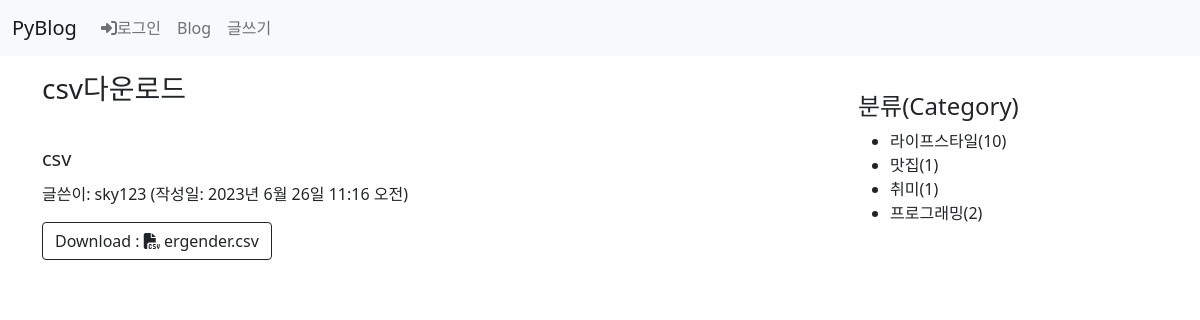
/blog/18/, run on the app's committed database.
### blog/models.py (models this page shows, shortened)
class Category(models.Model):
    name = models.CharField(max_length=50, unique=True)
    slug = models.SlugField(max_length=50, unique=True,
        allow_unicode =True)
    class Meta:
        ordering = ['name'] # 이름순 정렬
        verbose_name = 'category'
        verbose_name_plural = 'categories'

class Post(models.Model):
    author = models.ForeignKey(User, on_delete=models.CASCADE)
    title = models.CharField(max_length=100)  #제목
    content = models.TextField()              #내용
    pub_date = models.DateTimeField()         #발행일
    modify_date = models.DateTimeField(null=True, blank=True) #입력 폼이 비어도 됨
    photo = models.ImageField(upload_to='blog/images/%Y/%m/%d/',
                    null=True, blank=True)  #null 허용, 이미지 파일을 첨부하지 않을수 있음
    file = models.FileField(upload_to='blog/files/%Y/%m/%d/',
                    null=True, blank=True )
    category = models.ForeignKey(Category, null=True, blank=True,
                                 on_delete=models.SET_NULL)
    def get_file_name(self):
        return os.path.basename(self.file.name)
    def get_file_ext(self):
        return self.get_file_name().split('.')[-1]

### blog/views.py (the view)
# urls.py: path('<int:post_id>/', views.detail, name='detail'), #상세 페이지
def detail(request, post_id):
    post = Post.objects.get(id=post_id)
    categories = Category.objects.all()  # 카테고리전체검색
    context = {'post': post, 'categories':categories}
    return render(request, 'blog/detail.html', context)

### templates/blog/detail.html (shortened to what this page needs)
{% extends 'base.html' %}
{% block content %}
<div class="container my-3">
   <section>
       <aside id = "category">
            <h4>분류(Category)</h4>
            <div>
                <ul>
                    {% for category in categories %}
                        <li>{{ category.name }}({{ category.post_set.count }})</li>
                    {% endfor %}
                </ul>
            </div>
        </aside>
    </section>
    <h3>{{ post.title }}</h3>
    <h5 style="white-space: pre-line; line-height: 1.5">
        {{ post.content }}
    </h5>
    <p>글쓴이: {{ post.author }} (작성일: {{ post.pub_date }})</p>
    {% if post.file %}
    <p>
        <a href="{{ post.file.url }}" class="btn btn-outline-dark">
            Download :
            {% if post.get_file_ext == 'csv' %}
                <i class="fa-solid fa-file-csv"> </i>
            {% elif post.get_file_ext == 'xlsx' or  post.get_file_ext == 'xls' %}
                <i class="fa-solid fa-file-excel"> </i>
            {% else %}
                <i class="fa-solid fa-file"> </i>
            {% endif %}
            {{ post.get_file_name }}</a>
    </p>
    {% endif %}
</div>
{% endblock %}

### static/blog/css/style.css (style rules this page uses)
a { text-decoration: none; }
#category { width:200px; float:right; margin:20px 100px 0 0; }

### data on the page
Category: name "라이프스타일", post_set.count "10"
Category: name "맛집", post_set.count "1"
Category: name "취미", post_set.count "1"
Category: name "프로그래밍", post_set.count "2"
Post: title "csv다운로드", content "csv", author "sky123", pub_date "2023년 6월 26일 11:16 오전", get_file_name "ergender.csv"
